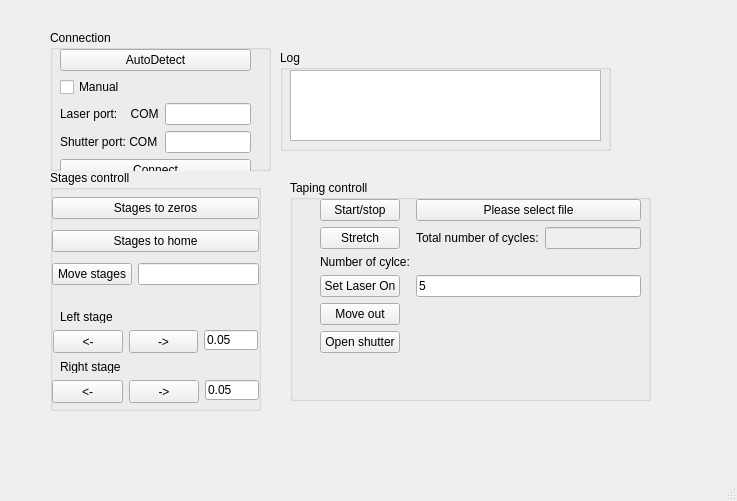
<?xml version="1.0" encoding="UTF-8"?>
<ui version="4.0">
 <class>MainWindow</class>
 <widget class="QMainWindow" name="MainWindow">
  <property name="geometry">
   <rect>
    <x>0</x>
    <y>0</y>
    <width>737</width>
    <height>501</height>
   </rect>
  </property>
  <property name="windowTitle">
   <string>Taper Maker V ... date ....</string>
  </property>
  <widget class="QWidget" name="centralwidget">
   <widget class="QGroupBox" name="LaserControlBox">
    <property name="geometry">
     <rect>
      <x>290</x>
      <y>180</y>
      <width>361</width>
      <height>221</height>
     </rect>
    </property>
    <property name="title">
     <string>Taping controll</string>
    </property>
    <property name="flat">
     <bool>false</bool>
    </property>
    <property name="checkable">
     <bool>false</bool>
    </property>
    <widget class="QWidget" name="formLayoutWidget">
     <property name="geometry">
      <rect>
       <x>30</x>
       <y>19</y>
       <width>321</width>
       <height>247</height>
      </rect>
     </property>
     <layout class="QFormLayout" name="LaserControlLayout">
      <property name="fieldGrowthPolicy">
       <enum>QFormLayout::AllNonFixedFieldsGrow</enum>
      </property>
      <property name="rowWrapPolicy">
       <enum>QFormLayout::DontWrapRows</enum>
      </property>
      <property name="verticalSpacing">
       <number>6</number>
      </property>
      <item row="0" column="0">
       <widget class="QPushButton" name="StartStopButton">
        <property name="text">
         <string>Start/stop</string>
        </property>
       </widget>
      </item>
      <item row="0" column="1">
       <widget class="QPushButton" name="FileBox">
        <property name="text">
         <string>Please select file</string>
        </property>
       </widget>
      </item>
      <item row="1" column="0">
       <widget class="QPushButton" name="StretchButton">
        <property name="text">
         <string>Stretch</string>
        </property>
       </widget>
      </item>
      <item row="1" column="1">
       <layout class="QHBoxLayout" name="NumberOfCyclesLayout">
        <item>
         <widget class="QLabel" name="NumberOfCyclesLabel">
          <property name="text">
           <string>Total number of cycles:</string>
          </property>
         </widget>
        </item>
        <item>
         <widget class="QLineEdit" name="NumberOfCyclesField">
          <property name="enabled">
           <bool>false</bool>
          </property>
          <property name="text">
           <string/>
          </property>
          <property name="readOnly">
           <bool>true</bool>
          </property>
         </widget>
        </item>
       </layout>
      </item>
      <item row="3" column="0">
       <widget class="QLabel" name="NumberOfCycleLabel">
        <property name="text">
         <string>Number of cylce:</string>
        </property>
       </widget>
      </item>
      <item row="3" column="1">
       <widget class="QLabel" name="NumberOfCycleField">
        <property name="text">
         <string/>
        </property>
       </widget>
      </item>
      <item row="5" column="0">
       <widget class="QPushButton" name="TurnLaserOnButton">
        <property name="text">
         <string>Set Laser On</string>
        </property>
        <property name="checkable">
         <bool>true</bool>
        </property>
       </widget>
      </item>
      <item row="6" column="0">
       <widget class="QPushButton" name="MoveOutButton">
        <property name="text">
         <string>Move out</string>
        </property>
       </widget>
      </item>
      <item row="5" column="1">
       <widget class="QLineEdit" name="LaserPower">
        <property name="text">
         <string>5</string>
        </property>
       </widget>
      </item>
      <item row="7" column="0">
       <widget class="QPushButton" name="OpenShutter">
        <property name="text">
         <string>Open shutter</string>
        </property>
        <property name="checkable">
         <bool>true</bool>
        </property>
       </widget>
      </item>
     </layout>
    </widget>
   </widget>
   <widget class="QGroupBox" name="StagesConrtolBox">
    <property name="geometry">
     <rect>
      <x>50</x>
      <y>170</y>
      <width>211</width>
      <height>241</height>
     </rect>
    </property>
    <property name="title">
     <string>Stages controll</string>
    </property>
    <widget class="QPushButton" name="MoveLeftStageLeftButton">
     <property name="geometry">
      <rect>
       <x>3</x>
       <y>160</y>
       <width>70</width>
       <height>23</height>
      </rect>
     </property>
     <property name="text">
      <string>&lt;-</string>
     </property>
    </widget>
    <widget class="QPushButton" name="MoveLeftStageRightButton">
     <property name="geometry">
      <rect>
       <x>79</x>
       <y>160</y>
       <width>69</width>
       <height>23</height>
      </rect>
     </property>
     <property name="text">
      <string>-&gt;</string>
     </property>
    </widget>
    <widget class="QPushButton" name="MoveRightStageLeftButton">
     <property name="geometry">
      <rect>
       <x>2</x>
       <y>210</y>
       <width>71</width>
       <height>23</height>
      </rect>
     </property>
     <property name="text">
      <string>&lt;-</string>
     </property>
    </widget>
    <widget class="QPushButton" name="MoveRightStageRightButton">
     <property name="geometry">
      <rect>
       <x>79</x>
       <y>210</y>
       <width>70</width>
       <height>23</height>
      </rect>
     </property>
     <property name="text">
      <string>-&gt;</string>
     </property>
    </widget>
    <widget class="QLineEdit" name="MoveRightStageField">
     <property name="geometry">
      <rect>
       <x>155</x>
       <y>210</y>
       <width>54</width>
       <height>20</height>
      </rect>
     </property>
     <property name="text">
      <string>0.05</string>
     </property>
    </widget>
    <widget class="QLabel" name="NumberOfCycleLabel_2">
     <property name="geometry">
      <rect>
       <x>10</x>
       <y>140</y>
       <width>81</width>
       <height>13</height>
      </rect>
     </property>
     <property name="text">
      <string>Left stage</string>
     </property>
    </widget>
    <widget class="QLabel" name="NumberOfCycleLabel_3">
     <property name="geometry">
      <rect>
       <x>10</x>
       <y>190</y>
       <width>81</width>
       <height>13</height>
      </rect>
     </property>
     <property name="text">
      <string>Right stage</string>
     </property>
    </widget>
    <widget class="QWidget" name="gridLayoutWidget">
     <property name="geometry">
      <rect>
       <x>2</x>
       <y>22</y>
       <width>207</width>
       <height>100</height>
      </rect>
     </property>
     <layout class="QGridLayout" name="StagesLayout">
      <item row="1" column="0" colspan="2">
       <widget class="QPushButton" name="StagesToHomeButton">
        <property name="text">
         <string>Stages to home</string>
        </property>
       </widget>
      </item>
      <item row="0" column="0" colspan="2">
       <widget class="QPushButton" name="StagesToZerosButton">
        <property name="text">
         <string>Stages to zeros</string>
        </property>
       </widget>
      </item>
      <item row="2" column="0">
       <widget class="QPushButton" name="MoveStagesButton">
        <property name="text">
         <string>Move stages</string>
        </property>
       </widget>
      </item>
      <item row="2" column="1">
       <widget class="QLineEdit" name="MoveStagesField"/>
      </item>
     </layout>
    </widget>
    <widget class="QLineEdit" name="MoveLeftStageField">
     <property name="geometry">
      <rect>
       <x>154</x>
       <y>160</y>
       <width>54</width>
       <height>20</height>
      </rect>
     </property>
     <property name="text">
      <string>0.05</string>
     </property>
    </widget>
   </widget>
   <widget class="QGroupBox" name="LogBox">
    <property name="geometry">
     <rect>
      <x>280</x>
      <y>50</y>
      <width>331</width>
      <height>101</height>
     </rect>
    </property>
    <property name="title">
     <string>Log</string>
    </property>
    <widget class="QTextBrowser" name="LogField">
     <property name="geometry">
      <rect>
       <x>10</x>
       <y>20</y>
       <width>311</width>
       <height>71</height>
      </rect>
     </property>
    </widget>
   </widget>
   <widget class="QGroupBox" name="ConnectionBox">
    <property name="geometry">
     <rect>
      <x>50</x>
      <y>30</y>
      <width>221</width>
      <height>141</height>
     </rect>
    </property>
    <property name="title">
     <string>Connection</string>
    </property>
    <widget class="QWidget" name="verticalLayoutWidget">
     <property name="geometry">
      <rect>
       <x>10</x>
       <y>19</y>
       <width>191</width>
       <height>149</height>
      </rect>
     </property>
     <layout class="QVBoxLayout" name="ConnectionLayout">
      <item>
       <widget class="QPushButton" name="AutoDetectButton">
        <property name="enabled">
         <bool>true</bool>
        </property>
        <property name="text">
         <string>AutoDetect</string>
        </property>
       </widget>
      </item>
      <item>
       <layout class="QFormLayout" name="ManualConnectionLayout">
        <property name="verticalSpacing">
         <number>6</number>
        </property>
        <item row="0" column="0">
         <widget class="QCheckBox" name="manualConnectionBox">
          <property name="text">
           <string>Manual</string>
          </property>
          <property name="checked">
           <bool>false</bool>
          </property>
         </widget>
        </item>
        <item row="1" column="0">
         <widget class="QLabel" name="laserPortLabel">
          <property name="text">
           <string>Laser port:    COM</string>
          </property>
         </widget>
        </item>
        <item row="1" column="1">
         <widget class="QLineEdit" name="laserPortLineEdit">
          <property name="enabled">
           <bool>true</bool>
          </property>
          <property name="clearButtonEnabled">
           <bool>false</bool>
          </property>
         </widget>
        </item>
        <item row="2" column="0">
         <widget class="QLabel" name="shutterPortLabel">
          <property name="text">
           <string>Shutter port: COM</string>
          </property>
         </widget>
        </item>
        <item row="2" column="1">
         <widget class="QLineEdit" name="shutterPortLineEdit">
          <property name="enabled">
           <bool>true</bool>
          </property>
         </widget>
        </item>
        <item row="3" column="0" colspan="2">
         <widget class="QPushButton" name="manualConnectButton">
          <property name="text">
           <string>Connect</string>
          </property>
         </widget>
        </item>
       </layout>
      </item>
     </layout>
    </widget>
   </widget>
  </widget>
  <widget class="QMenuBar" name="menubar">
   <property name="geometry">
    <rect>
     <x>0</x>
     <y>0</y>
     <width>737</width>
     <height>26</height>
    </rect>
   </property>
  </widget>
  <widget class="QStatusBar" name="statusbar"/>
 </widget>
 <resources/>
 <connections/>
</ui>
